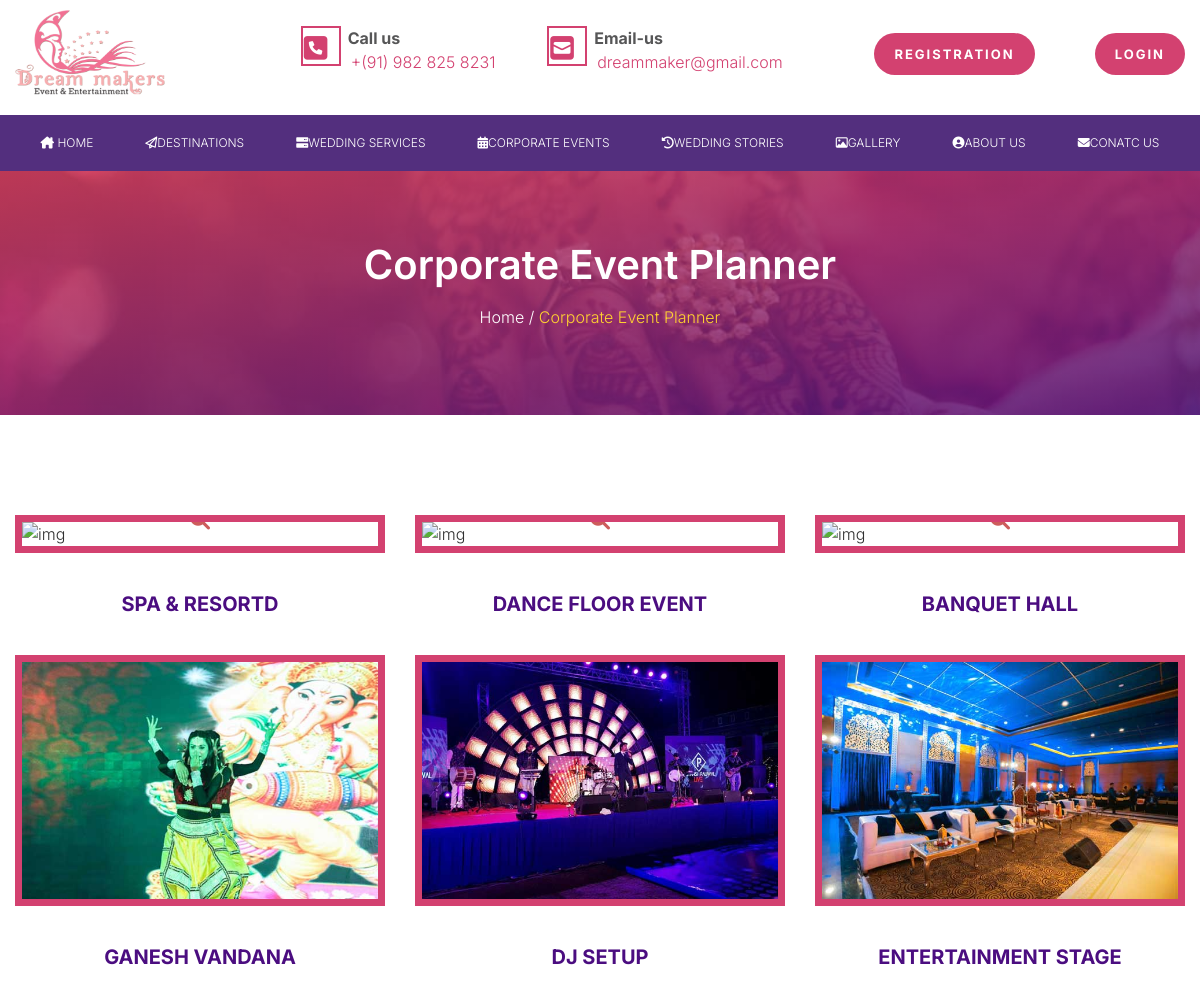
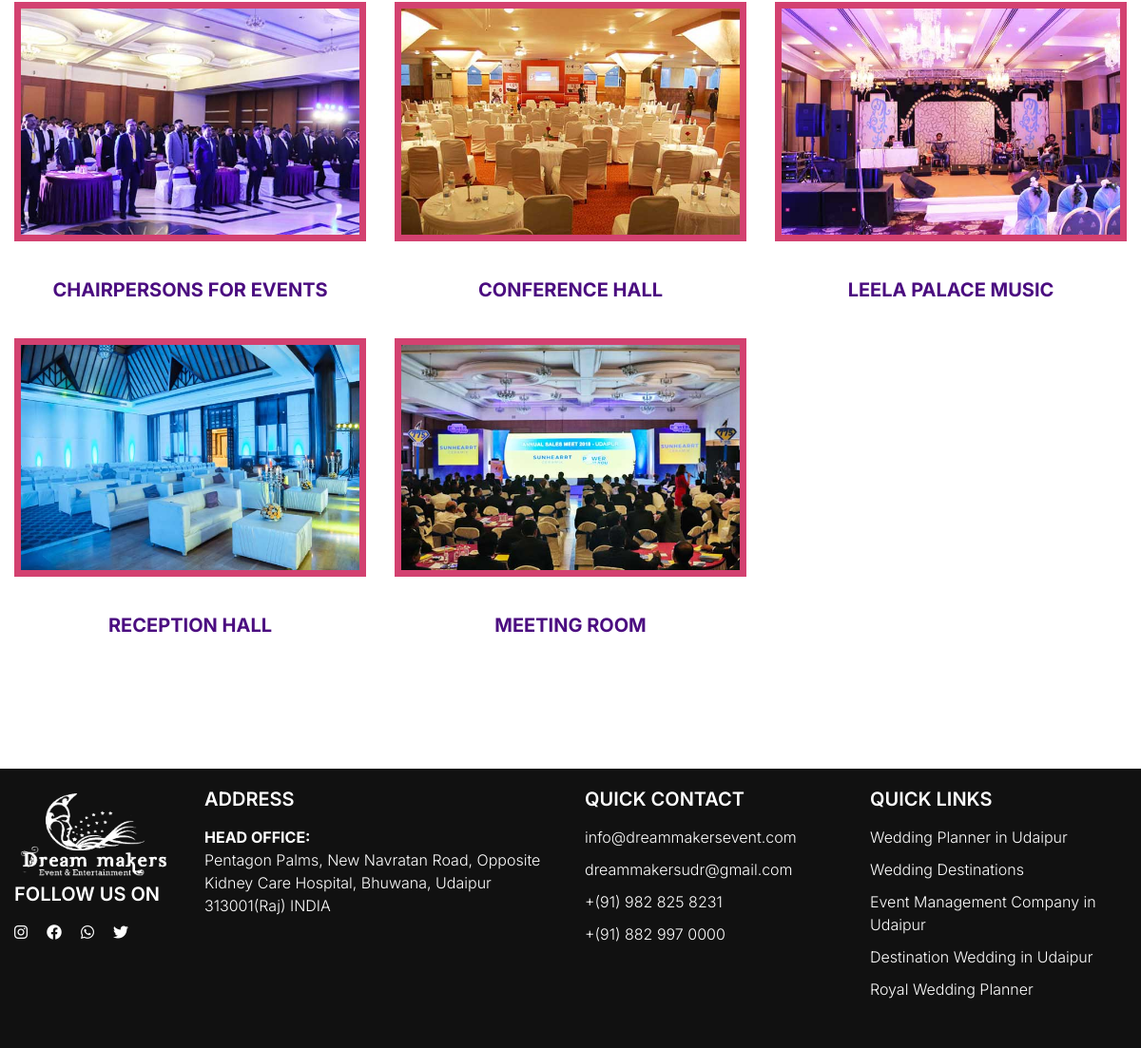
/event.php, run on the app's committed database (2 pictures, top to bottom).
### tables this page shows
CREATE TABLE `event_tbl` (
  `id` int(5) NOT NULL,
  `event_name` varchar(30) NOT NULL,
  `image` varchar(2000) NOT NULL
);

### event.php (the view, shortened to what this page needs)
<?php require('header.php'); ?>
    <main class="site-main">
        <section class="section section--banner2">
            <div class="wrap">
                <div class="banner2__text">
                    <h2>Corporate Event Planner</h2>
                    <p><a href="index.php">Home </a>/ <span>Corporate Event Planner</span></p>
                </div>
            </div>
        </section>
        <section class="section section--gallery ">
            <div class="wrap">
                <div class="row">
                    <?php
                            $query = "SELECT * FROM `event_tbl`";
                            $query_run = mysqli_query($conn,$query);
                            while($row = mysqli_fetch_array($query_run))
                            {
                    ?>
                        <div class="col-4">
                        <a href="#">
                            <div class="img__gallery">
                               <img src="<?="uploads/".$row['image'];?>" alt="img">
                               <div class="search__icon">
                                    <i class="fa fa-search-plus" aria-hidden="true"></i>
                               </div>
                            </div>
                          <div class="event_name">  <p><?=$row['event_name'];?></p></div>
                        </a>
                    </div>
                    <?php
                            }
                    ?>
                </div>
            </div>
        </section>
    </main>
    <?php require('footer.php'); ?>

### css/style.css (style rules this page uses)
:root { --body-font-family: 'Inter', -apple-system, BlinkMacSystemFont, Segoe UI, Helvetica, Arial, sans-serif, Apple Color Emoji, Segoe UI Emoji, Segoe UI Symbol; --body-font-size: 16px; --body-font-weight: 300; --body-font-color: #565657; --body-line-height: 1.5; --heading-font-family: 'Inter', -apple-system, BlinkMacSystemFont, Segoe UI, Helvetica, Arial, sans-serif, Apple Color Emoji, Segoe UI Emoji, Segoe UI Symbol; --heading-font-color: #303030; --heading-font-weight: 600; --link-font-color: #303030; --link-hover-font-color: #655C97; --white-color: #fff; }
html, body, div, span, applet, object, iframe, h1, h2, h3, h4, h5, h6, p, blockquote, pre, a, abbr, acronym, address, big, cite, code, del, dfn, em, img, ins, kbd, q, s, samp, small, strike, strong, sub, sup, tt, var, b, u, i, center, dl, dt, dd, ol, ul, li, fieldset, form, label, legend, table, caption, tbody, tfoot, thead, tr, th, td, article, aside, canvas, details, embed, figure, figcaption, footer, header, hgroup, menu, nav, output, ruby, section, summary, time, mark, audio, video { margin: 0; padding: 0; border: 0; font-size: 100%; font: inherit; vertical-align: baseline; }
html { font-size: 16px; line-height: 1.5; -webkit-text-size-adjust: 100%; }
article, aside, details, figcaption, figure, footer, header, hgroup, menu, nav, section, img { display: block; }
body { margin: 0; opacity: 1; transition: opacity 0.4s; }
body.ready { opacity: 1; }
main, .site-main { display: block; }
.section { padding-bottom: 100px; padding-top: 100px; }
a { background-color: transparent; }
img { border-style: none; object-fit: cover; }
*, *::before, *::after { box-sizing: inherit; }
html { box-sizing: border-box; }
h2, .h2 { font-size: 40px; }
body, button, input, select, optgroup, textarea { color: var(--body-font-color); font-family: var(--body-font-family); font-size: var(--body-font-size); line-height: var(--body-line-height); font-weight: var(--body-font-weight); background-color: var(--white-color); }
h1, h2, h3, h4, h5, h6, .h1, .h2, .h3, .h4, .h5, .h6 { font-family: var(--heading-font-family); color: var(--heading-font-color); font-weight: var(--heading-font-weight); margin-bottom: 16px; line-height: 1.2; }
p { margin-bottom: 16px; }
dfn, em, i { font-style: italic; }
.row { margin-left: -15px; margin-right: -15px; display: -webkit-flex; display: -moz-flex; display: -ms-flex; display: -o-flex; display: flex; flex-wrap: wrap; }
[class*="col-"] { min-height: 1px; padding-left: 15px; padding-right: 15px; }
.col-4 { max-width: 33.33333333%; flex: 0 0 33.33333333%; }
body { background: var(--white-color); }
img { height: auto; max-width: 100%; }
.wrap, .wrap-fuild { width: 100%; padding-left: 15px; padding-right: 15px; }
.wrap *, .wrap-fuild * { -webkit-box-sizing: border-box; -moz-box-sizing: border-box; box-sizing: border-box; }
.wrap { max-width: 1420px; margin-left: auto; margin-right: auto; }
a { color: var(--link-font-color); text-decoration: none; -webkit-transition: background-color 0.3s ease; -moz-transition: background-color 0.3s ease; transition: background-color 0.3s ease; outline: none; }
.section--banner2 { background: url(../images/banner2-bg.jpg) no-repeat; background-size: cover; position: relative; padding: 70px 0; }
.section--banner2 * { position: relative; z-index: 9; }
.banner2__text { text-align: center; }
.banner2__text h2 { color: #fff; }
.banner2__text p a { color: #fff; transition: 0.5s; }
.banner2__text p { color: #fff; }
.banner2__text p span { color: #ffd130; }
.section--banner2::before { position: absolute; content: ""; width: 100%; height: 100%; background: linear-gradient(to bottom right, #e54061, #4b0d80); opacity: 0.8; top: 0; left: 0; }
.img__gallery { position: relative; border: 7px solid #d34170; overflow: hidden; margin-bottom: 50px; }
.img__gallery::before { content: ""; position: absolute; width: 100%; height: 100%; background: rgba(0, 0, 0, 0.4); top: 0; z-index: 8; left: 0; opacity: 0; transition: 0.5s; }
.search__icon { position: absolute; top: -10%; left: 50%; transform: translate(-50%, -50%); z-index: 9; transition: 0.5s; }
.search__icon i { color: indianred; font-size: 20px; background: #fff; padding: 10px; border-radius: 50%; }
.event_name { margin-bottom: 50px; line-height: 2px; }
.event_name p { text-align: center; font-size: 20px; color: #4b0d80; font-weight: 700; text-transform: uppercase; }

### data on the page
event_tbl: event_name "SPA & RESORTD"
event_tbl: event_name "DANCE FLOOR EVENT"
event_tbl: event_name "BANQUET HALL"
event_tbl: image (picture), event_name "GANESH VANDANA"
event_tbl: image (picture), event_name "DJ SETUP"
event_tbl: image (picture), event_name "ENTERTAINMENT STAGE"
event_tbl: image (picture), event_name "CHAIRPERSONS FOR EVENTS"
event_tbl: image (picture), event_name "CONFERENCE HALL"
event_tbl: image (picture), event_name "LEELA PALACE MUSIC"
event_tbl: image (picture), event_name "RECEPTION HALL"
event_tbl: image (picture), event_name "MEETING ROOM"
